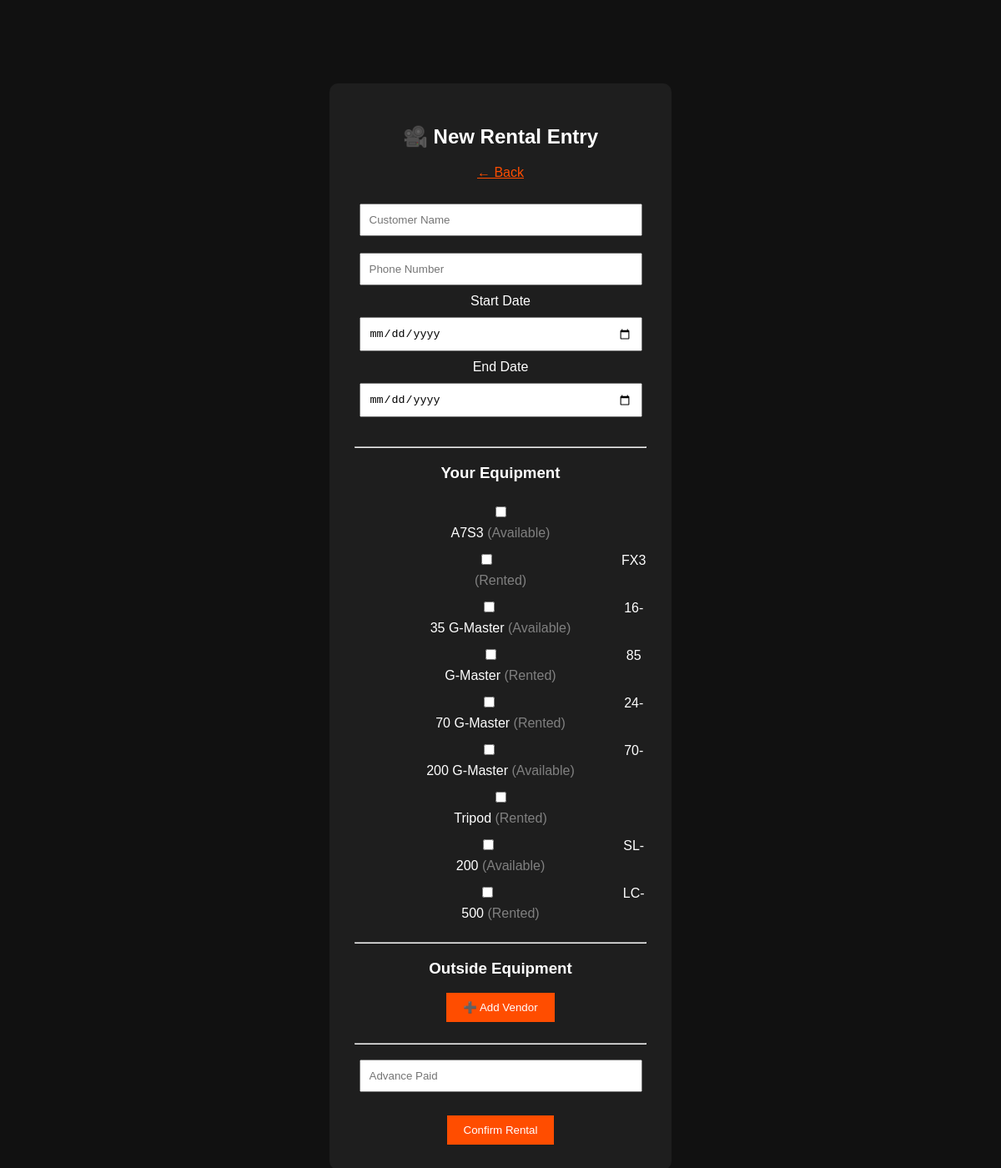
Screenshot of /new_rental (signed in) with the database file from the repository.
### tables this page shows
CREATE TABLE items (
        id INTEGER PRIMARY KEY AUTOINCREMENT,
        name TEXT,
        category TEXT,
        rent_per_day REAL,
        status TEXT
    );

### app.py (the view)
@app.route("/new_rental")
def new_rental():
    if "user_id" not in session:
        return redirect("/")
    conn = get_db()
    items = conn.execute(
        "SELECT * FROM items"
    ).fetchall()
    conn.close()
    return render_template(
        "new_rental.html",
        items=items
    )

### app.py (called while the page is built)
def get_db():
    conn = sqlite3.connect(DATABASE)
    conn.row_factory = sqlite3.Row
    return conn

### templates/new_rental.html (shortened to what this page needs)
<!DOCTYPE html>
<html>
<head>
<link rel="stylesheet" href="/static/style.css">
</head>
<body>
<div class="container">
<h2>🎥 New Rental Entry</h2>
<a href="/dashboard">← Back</a>
<br><br>
<form method="POST" action="/save_rental">
<div class="section">
<input type="text" name="customer_name" placeholder="Customer Name" required>
<input type="text" name="phone" placeholder="Phone Number" required>
<label>Start Date</label>
<input type="date" name="start_date" required>
<label>End Date</label>
<input type="date" name="end_date" required>
</div>
<hr>
<div class="section">
<h3>Your Equipment</h3>
{% for item in items %}
<label style="display:block;margin-bottom:6px;">
<input type="checkbox"
name="item_ids"
value="{{ item['id'] }}"
data-status="{{ item['status'] }}"
onchange="checkStatus(this)">
{{ item['name'] }}
<span style="color:gray;">
({{ item['status'] }})
</span>
</label>
{% endfor %}
</div>
<hr>
<div class="section">
<h3>Outside Equipment</h3>
<button type="button" onclick="addVendor()">
➕ Add Vendor
</button>
</div>
<hr>
<input type="number"
name="advance_paid"
placeholder="Advance Paid"
required>
<br><br>
<button type="submit">
Confirm Rental
</button>
</form>
</div>
</body>
</html>

### static/style.css (style rules this page uses)
body { font-family: Arial, sans-serif; background-color: #111; color: white; text-align: center; margin-top: 100px; }
.container { background: #1e1e1e; padding: 30px; width: 350px; margin: auto; border-radius: 10px; }
input { width: 90%; padding: 10px; margin: 10px 0; }
button { padding: 10px 20px; background: #ff4d00; border: none; color: white; cursor: pointer; }
a { color: #ff4d00; }

### templates/new_rental.html (style rules this page uses)
.section { margin-bottom:25px; }

### rows the page displays
items: name "A7S3", status "Available"
items: name "FX3", status "Rented"
items: name "16-35 G-Master", status "Available"
items: name "85 G-Master", status "Rented"
items: name "24-70 G-Master", status "Rented"
items: name "70-200 G-Master", status "Available"
items: name "Tripod", status "Rented"
items: name "SL-200", status "Available"
items: name "LC-500", status "Rented"
